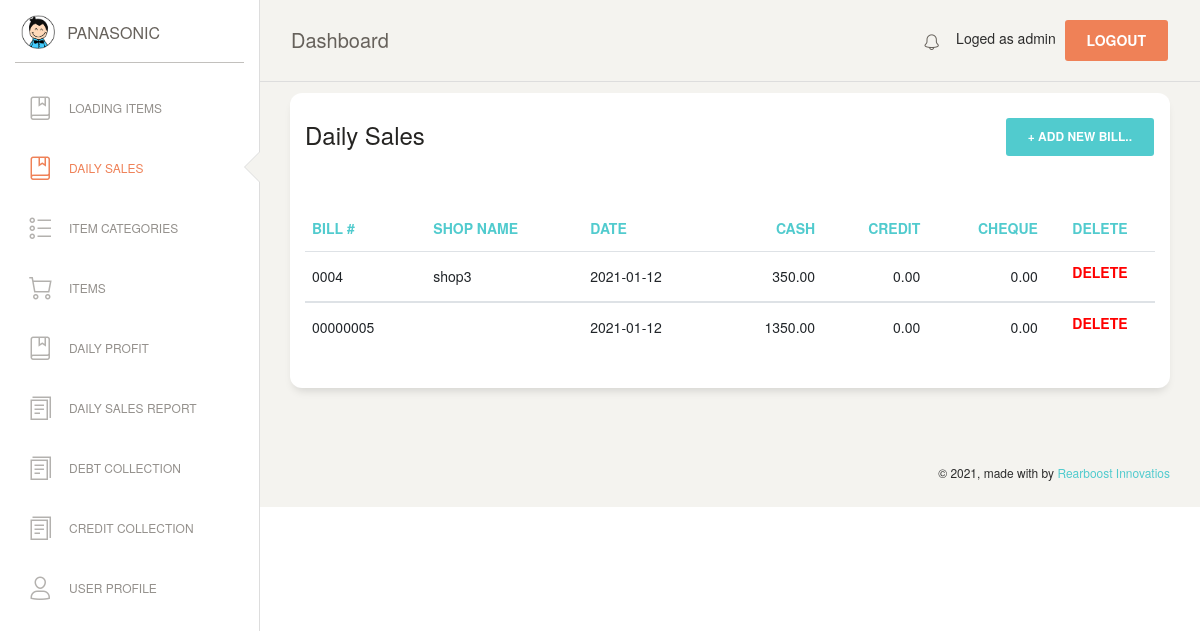
The page /daily_sales.php (signed in) on the database as committed earlier.
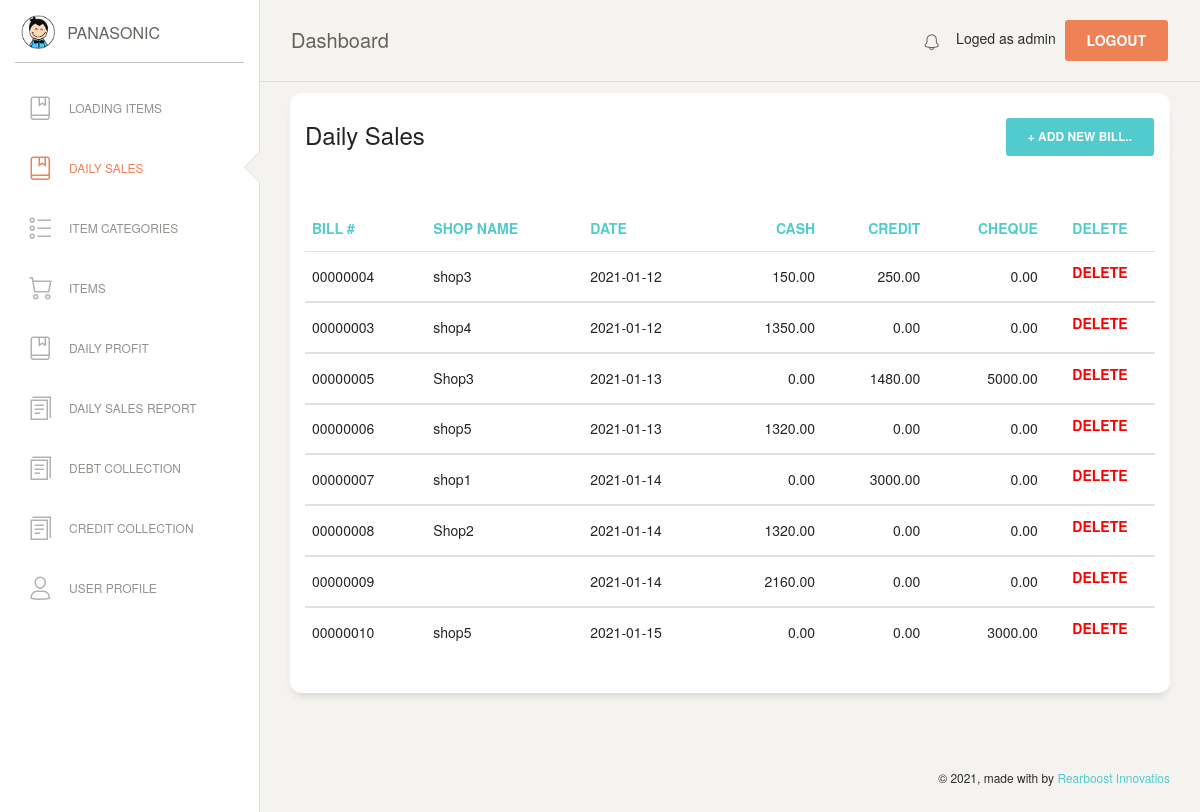
The same page on the database as committed later.
### tables this page shows
CREATE TABLE `bill` (
  `B_id` int(11) NOT NULL,
  `bill_no` varchar(20) NOT NULL,
  `shop` varchar(100) NOT NULL,
  `b_date` varchar(100) NOT NULL,
  `bill_amount` double(10,2) NOT NULL DEFAULT '0.00',
  `discount` double(10,2) NOT NULL DEFAULT '0.00',
  `discounted_amt` double(10,2) NOT NULL DEFAULT '0.00',
  `cost` double(10,2) NOT NULL DEFAULT '0.00',
  `cash` double(10,2) NOT NULL DEFAULT '0.00',
  `credit` double(10,2) NOT NULL DEFAULT '0.00',
  `cheque` double(10,2) NOT NULL DEFAULT '0.00',
  `cheque_no` varchar(25) NOT NULL,
  `cheque_date` varchar(100) NOT NULL,
  `cheque_status` smallint(6) NOT NULL
);

### daily_sales.php (the view, shortened to what this page needs)
<?php
if (!isset($_SESSION['loged_user'])) {
    header('location: login.php');
}else {
  $con = mysqli_connect(DB_HOSTNAME,DB_USERNAME,DB_PASSWORD);
  mysqli_select_db($con,DB_NAME);
?>
<!DOCTYPE html>
<html lang="en">
<head>
  <link href="assets/css/bootstrap.min.css" rel="stylesheet" />
  <link href="assets/css/paper-dashboard.css?v=2.0.1" rel="stylesheet" />
  <link href="assets/demo/demo.css" rel="stylesheet" />
  <link rel="stylesheet" type="text/css" href="https://cdn.datatables.net/1.10.23/css/jquery.dataTables.css">
</head>
<body class="">
  <div class="wrapper ">
    <?php include('include/sidebar.php');  ?>
    <div class="main-panel">
      <?php include('include/nav.php');  ?>
      <div class="content">
       <div class="row">
          <div class="col-md-12">
            <div class="card">
              <div class="row">
              <div class="col-md-8">
                <div class="card-header">
                  <h4 class="card-title"> Daily Sales </h4>
                </div>
              </div>
              <div class="col-md-4">
                <div class="card-header">
                    <button type="button" class="btn btn-primary add-btn" data-toggle="modal" data-target="#Form1">+ Add New Bill..
                    </button>
                </div>
              </div>
              </div>
              <div class="card-body">
              </div>
              <div class="card-body">
                <div class="table-responsive">
                  <table class="table" id="myTable">
                    <thead class="text-primary">
                      <th>                     BILL #     </th>
                      <th>                     SHOP NAME  </th>
                      <th>                     DATE       </th>
                      <th class="text-right">  CASH       </th>
                      <th class="text-right">  CREDIT     </th>
                      <th class="text-right">  CHEQUE     </th>
                      <th class="text-center"> DELETE     </th>
                    </thead>
                    <tbody>
                      <?php
                      $sql=mysqli_query($con,"SELECT * FROM bill");
                      $numRows = mysqli_num_rows($sql);
                      if($numRows > 0) {
                        while($row = mysqli_fetch_assoc($sql)) {
                          ?>
                          <tr>
                            <td>                    <?php echo $row['bill_no'] ?> </td>
                            <td>                    <?php echo $row['shop'] ?>    </td>
                            <td>                    <?php echo $row['b_date'] ?>  </td>
                            <td class="text-right"> <?php echo $row['cash'] ?>    </td>
                            <td class="text-right"> <?php echo $row['credit'] ?>  </td>
                            <td class="text-right"> <?php echo $row['cheque'] ?>  </td>
                            <td class="text-center">
                              <a href="#" onclick="confirmation('event','<?php echo $row['bill_no']; ?>')" name="delete">
                              <h6 style='color:red;'>DELETE</h6></a>
                            </td>
                          </tr>
                    </tbody>
                           <?php
                        }
                      }
                    ?>
                    </table>
                </div>
              </div>
            </div>
          </div>
        </div>
      </div>
       <?php include('include/footer.php');  ?>
    </div>
  </div>
</body>
</html>
<?php
}
?>

### include/sidebar.php
<div class="sidebar" data-color="white" data-active-color="danger">
  <div class="logo">
    <a href="#" class="simple-text logo-mini">
      <div class="logo-image-small">
        <img src="assets/img/logo-small.png">
      </div>
    </a>
    <a href="#" class="simple-text logo-normal">
      PANASONIC
    </a>
  </div>
  <div class="sidebar-wrapper">
    <ul class="nav">
      <li
        <?php if (basename($_SERVER['PHP_SELF'])=='index.php')
        {
         echo 'class="active"';
        } else
        {
         echo 'class=""';
        }
        ?>
        >
        <a href="index">
          <i class="nc-icon nc-book-bookmark"></i>
          <p>LOADING ITEMS</p>
        </a>
      </li>
      <li
        <?php if (basename($_SERVER['PHP_SELF'])=='daily_sales.php')
        {
         echo 'class="active"';
        } else
        {
         echo 'class=""';
        }
        ?>
        >
        <a href="daily_sales">
          <i class="nc-icon nc-book-bookmark"></i>
          <p>DAILY SALES</p>
        </a>
      </li>
      <li
        <?php if (basename($_SERVER['PHP_SELF'])=='category.php')
        {
         echo 'class="active"';
        } else
        {
         echo 'class=""';
        }
        ?>
        >
        <a href="category">
          <i class="nc-icon nc-bullet-list-67"></i>
          <p>ITEM CATEGORIES</p>
        </a>
      </li>
      <li
        <?php if (basename($_SERVER['PHP_SELF'])=='item.php')
        {
         echo 'class="active"';
        } else
        {
         echo 'class=""';
        }
        ?>
        >
        <a href="item">
          <i class="nc-icon nc-cart-simple"></i>
          <p>ITEMS</p>
        </a>
      </li>
      <li
        <?php if (basename($_SERVER['PHP_SELF'])=='profit.php')
        {
         echo 'class="active"';
        } else
        {
         echo 'class=""';
        }
        ?>
        >
        <a href="profit">
          <i class="nc-icon nc-book-bookmark"></i>
          <p>DAILY PROFIT</p>
        </a>
      </li>
      <li
        <?php if (basename($_SERVER['PHP_SELF'])=='report.php')
        {
         echo 'class="active"';
        } else
        {
         echo 'class=""';
        }
        ?>
        >
        <a href="report">
          <i class="nc-icon nc-single-copy-04"></i>
          <p>DAILY SALES REPORT</p>
        </a>
      </li>
      <li
        <?php if (basename($_SERVER['PHP_SELF'])=='debt.php')
        {
         echo 'class="active"';
        } else
        {
         echo 'class=""';
        }
        ?>
        >
        <a href="debt">
          <i class="nc-icon nc-single-copy-04"></i>
          <p>DEBT COLLECTION</p>
        </a>
      </li>
      <li
        <?php if (basename($_SERVER['PHP_SELF'])=='credit.php')
        {
         echo 'class="active"';
        } else
        {
         echo 'class=""';
        }
        ?>
        >
        <a href="credit">
          <i class="nc-icon nc-single-copy-04"></i>
          <p>CREDIT COLLECTION</p>
        </a>
      </li>
      <li
        <?php if (basename($_SERVER['PHP_SELF'])=='user.php')
        {
         echo 'class="active"';
        } else
        {
         echo 'class=""';
        }
        ?>
        >
        <a href="user">
          <i class="nc-icon nc-single-02"></i>
          <p>USER PROFILE</p>
        </a>
      </li>
    </ul>
  </div>
</div>

### include/nav.php (shortened to what this page needs)
<nav class="navbar navbar-expand-lg navbar-absolute fixed-top navbar-transparent">
    <div class="container-fluid">
        <div class="navbar-wrapper">
        <a class="navbar-brand" href="javascript:;">Dashboard</a>
        </div>
        <div class="collapse navbar-collapse justify-content-end" id="navigation">
        <ul class="navbar-nav">
            <li class="nav-item">
            <a class="nav-link" href="#">
                <i class="nc-icon nc-bell-55"></i>
            </a>
            </li>
            <li class="nav-item">
            Loged as <?php echo $_SESSION['loged_user'] ?>&nbsp;
            <a href="#" onclick="confirmationLogout(event)" class="btn btn-danger square-btn-adjust">Logout</a>
            </li>
        </ul>
        </div>
    </div>
</nav>

### include/footer.php (shortened to what this page needs)
 <footer class="footer footer-black  footer-white ">
    <div class="container-fluid">
        <div class="row">
        <div class="credits ml-auto">
            <span class="copyright">
            © , made with <i class="fa fa-heart heart"></i> by <a href="https://rearboost.com" target="_blank" rel="noopener noreferrer">Rearboost Innovatios</a>
            </span>
        </div>
        </div>
    </div>
</footer>

### assets/demo/demo.css (style rules this page uses)
.nav-link { padding-top: 17px !important; }
.add-btn { float: right !important; }

Rows that differ between the two databases and show on the page:
changed bill "shop3": bill_no "0004" → "00000004"; cash "350.00" → "150.00"; credit "0.00" → "250.00"
changed bill: bill_no "00000005" → "00000003"; shop (not shown) → "shop4"
added bill: bill_no "00000005", shop "Shop3", b_date "2021-01-13", cash "0.00", credit "1480.00", cheque "5000.00"
added bill: bill_no "00000006", shop "shop5", b_date "2021-01-13", cash "1320.00", credit "0.00", cheque "0.00"
added bill: bill_no "00000007", shop "shop1", b_date "2021-01-14", cash "0.00", credit "3000.00", cheque "0.00"
added bill: bill_no "00000008", shop "Shop2", b_date "2021-01-14", cash "1320.00", credit "0.00", cheque "0.00"
added bill: bill_no "00000009", b_date "2021-01-14", cash "2160.00", credit "0.00", cheque "0.00"
added bill: bill_no "00000010", shop "shop5", b_date "2021-01-15", cash "0.00", credit "0.00", cheque "3000.00"
